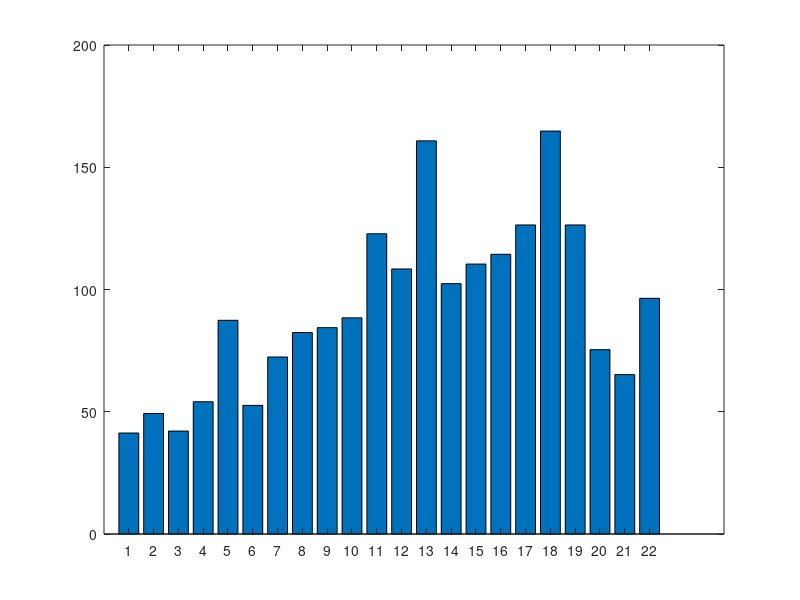

The MATLAB source for this figure: (Note: this script raises an error after producing the figure.)
data = importdata("Results_sjeng.txt");

n= length(data.data);
L1D_s= data.data(:,1);
L1D_a= data.data(:,2);
L1I_s= data.data(:,3);
L1I_a= data.data(:,4);
L2_s= data.data(:,5);
L2_a= data.data(:,6);
CLS= data.data(:,7);
CPI= data.data(:,8);

cost =(3/16)*(L1D_s+ L1I_s + (L2_s/10)*1024)+ 2*(L1D_a+L1I_a+L2_a)+ CLS/16;
f = cost.*CPI;

[minCost,iC] = min(cost);
[minf,iF] = min(f);

figure(1);
b=bar(cost,0.8);
xticks([1:n]);
b.FaceColor = 'flat';
b.CData(iC,:) = [1 0 0];
title("Cost of every simulation model (sjeng)");
xlabel("model");
ylabel("Cost");

figure(2);
b=bar(f,0.8);
xticks([1:n]);
b.FaceColor = 'flat';
b.CData(iF,:) = [1 0 0];
title("Value of F=(Cost x CPI) for every simulation model (sjeng)");
xlabel("model");
ylabel("F");

[minCPI,iCPI]= min(CPI);
figure(3);
b=bar(CPI,0.8);
xticks([1:n]);
ylim([1 12]);
b.FaceColor = 'flat';
b.CData(iCPI,:) = [1 0 0];
title("CPI for every simulation model (sjeng)");
xlabel("model");
ylabel("CPI");
